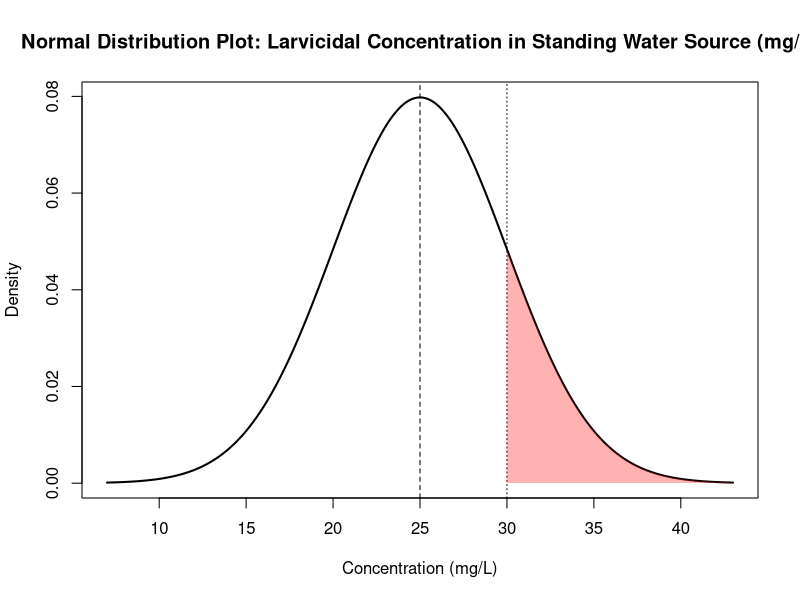
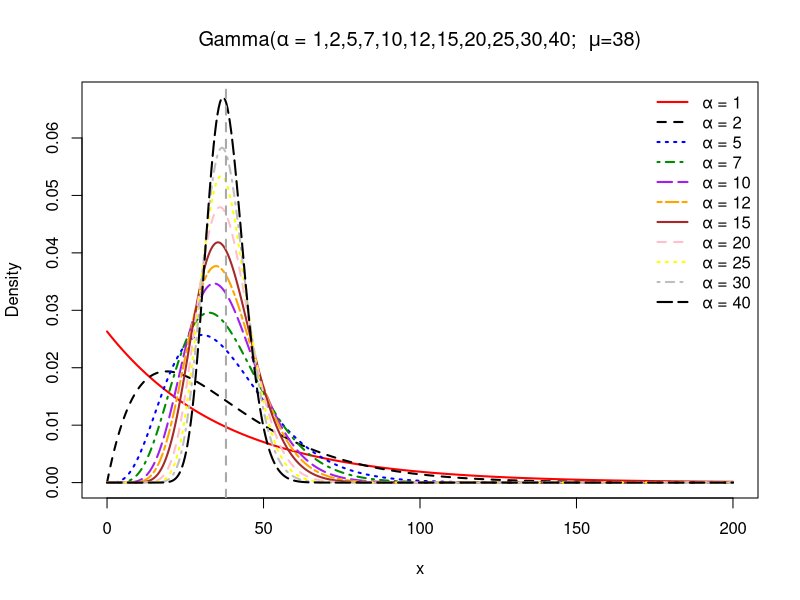
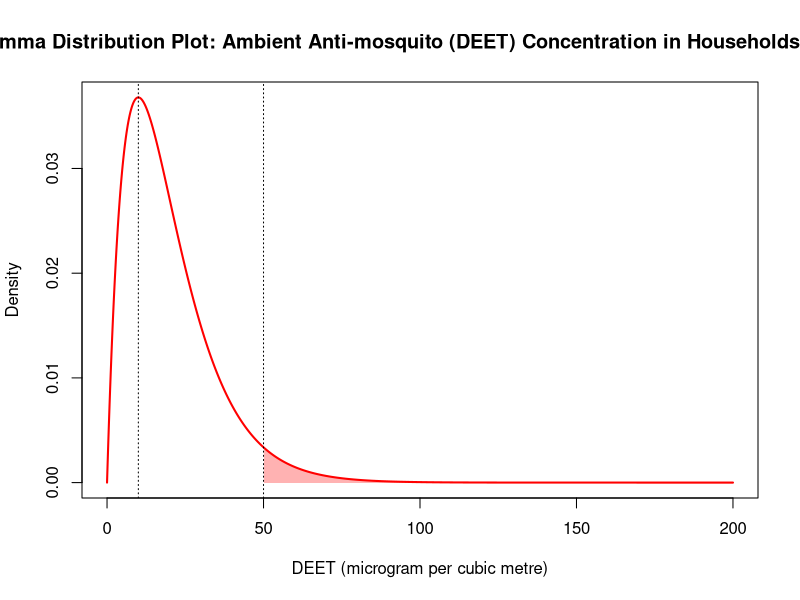
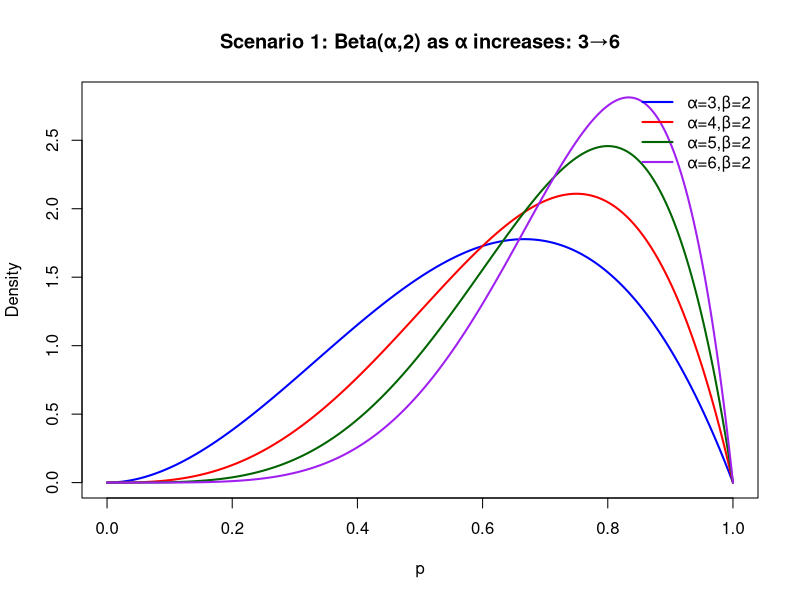
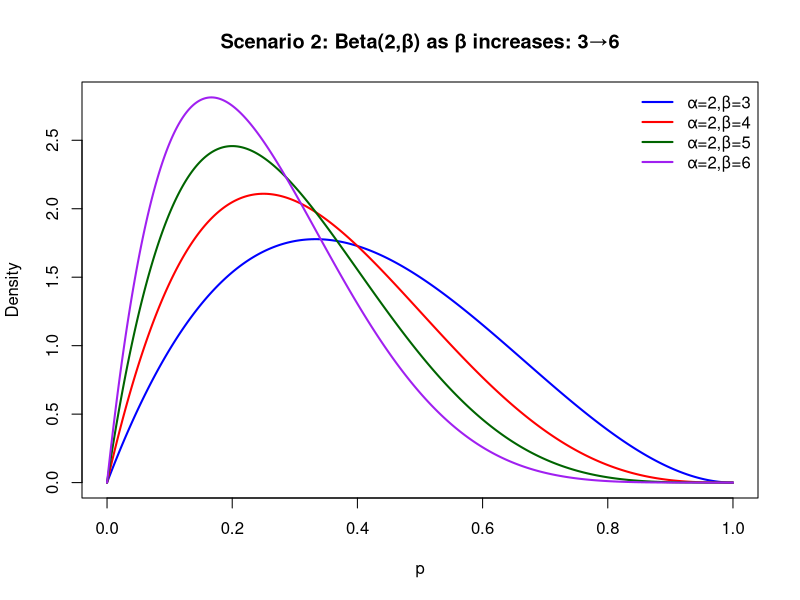
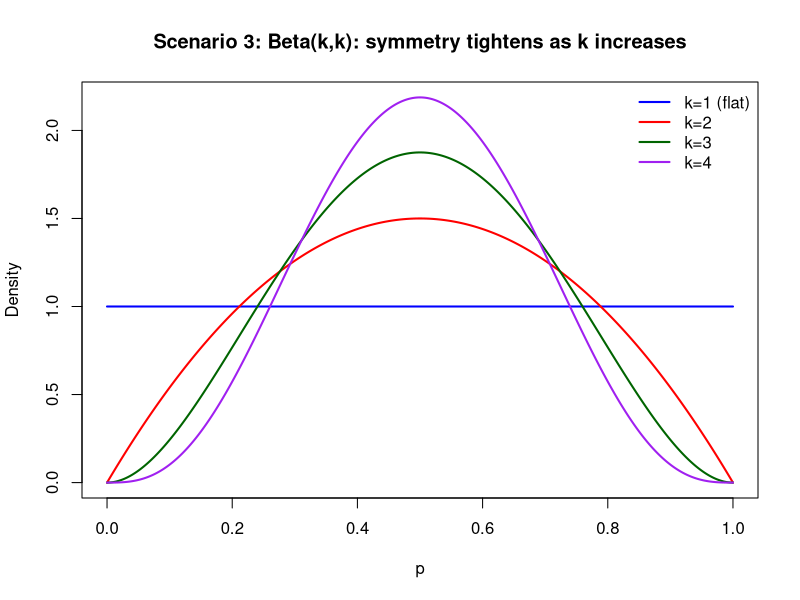
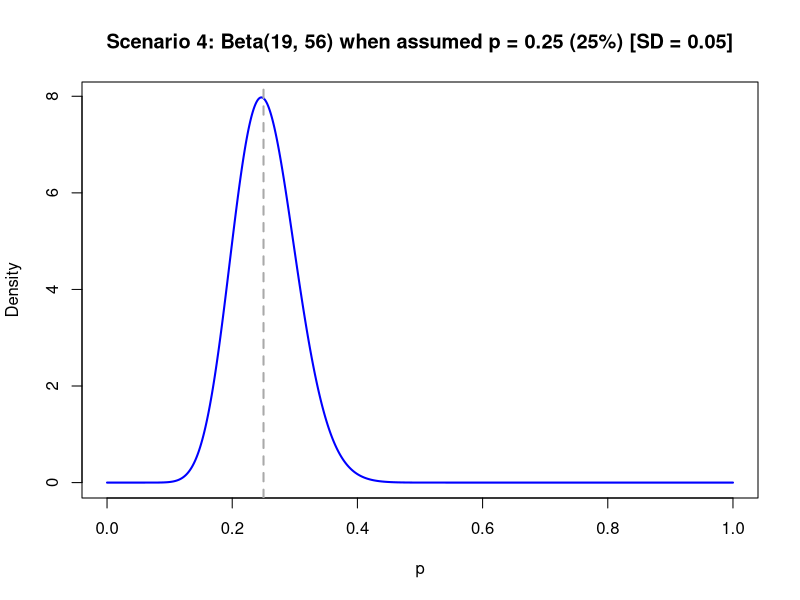
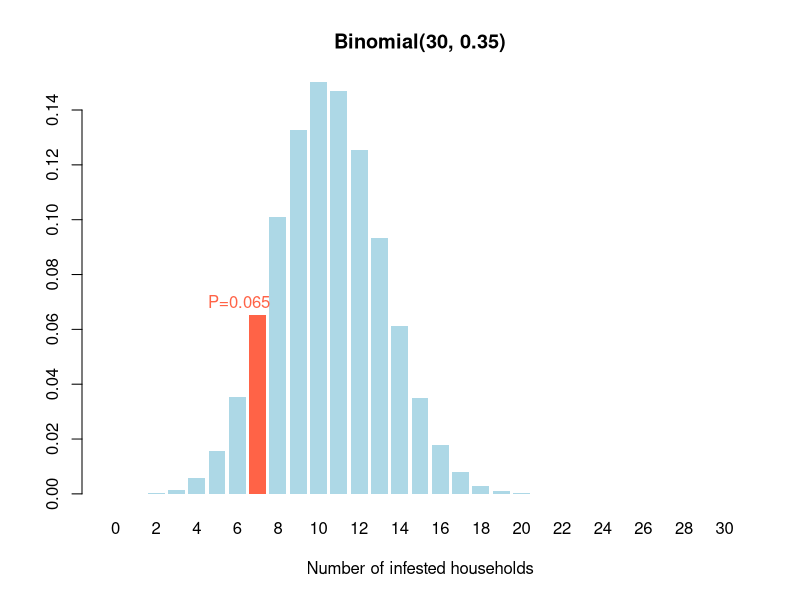

These figures' R source, in order:

# Base-R codes for slide 34
# parameters
mu  <- 25
sd  <- 5
x   <- seq(7, 43, by = 0.1)
y   <- dnorm(x, mean = mu, sd = sd)

## base-R plot
plot(x, y, type = "l", lwd = 2,
	main = "Normal Distribution Plot: Larvicidal Concentration in Standing Water Source (mg/L)",
	xlab = "Concentration (mg/L)",
	ylab = "Density")
abline(v = mu, lty = 2)            # vertical line at the mean

# shade area for BTI >= 30
x_shade <- x[x >= 30]
y_shade <- y[x >= 30]
polygon(c(x_shade, rev(x_shade)),
	c(y_shade, rep(0, length(y_shade))),
	col = rgb(1, 0, 0, alpha = 0.3), border = NA)
abline(v = 30, lty = 3)            # dashed line at the cutoff

# compute the plausibility for 30 mg/L when mu = 25 and sd = 5
dnorm(30.0, mean = 25, sd = 5)

# compute the cumulative probability for 30 mg/L when its assumed mu is 25 and sd is 5
pnorm(30.0, mean = 25, sd = 5)
# compute the exceedance probability for 30 mg/L when its assumed mu is 25 and sd is 5
1 - pnorm(30.0, mean = 25, sd = 5)


# Base-R codes for slide 35
# parameters
mean_val <- 38
shapes   <- c(1, 2, 5, 7, 10, 12, 15, 20, 25, 30, 40)
scales   <- mean_val / shapes    # θ = mean/α

# x-grid
x <- seq(0, 200, length.out = 500)

# Compute densities (one column per α)
dens_mat <- sapply(seq_along(shapes), function(i) {
	dgamma(x, shape = shapes[i], scale = scales[i])
})

# Set up empty plot with y-limits
ymax <- max(dens_mat, na.rm = TRUE)
plot(
	x, dens_mat[,1], type = "n",
	ylim = c(0, ymax),
	main = expression(paste("Gamma(", alpha, " = 1,2,5,7,10,12,15,20,25,30,40;  ", mu, "=38)")),
	xlab = "x", ylab = "Density"
)

# Colours & line‐types (one for each α)
cols <- c("red", "black", "blue", "green4", "purple", "orange", "brown", "pink", "yellow", "grey", "black")
ltys <- 1:length(shapes)

# Overlay each curve
for(i in seq_along(shapes)) {
	lines(
		x, dens_mat[,i],
		col = cols[i], lty = ltys[i], lwd = 2
	)
}

# Add vertical dashed line at the mean
abline(v = mean_val, lty = 2, col = "darkgray", lwd = 2)

# Legend
legend(
	"topright",
	legend = paste0("α = ", shapes),
	col    = cols,
	lty    = ltys,
	lwd    = 2,
	bty    = "n"
)

# Base-R code plot show on slide 36

# Set up
x <- seq(0, 200, length.out = 1000)          # x values
mu = 20
shape <- 2                                   # shape parameter < scale → skewed right
scale <- mu/shape                            # scale parameter

# Gamma PDF
y <- dgamma(x, shape = shape, scale = scale)
# estimate its median (50th percentile)
med_estimate <- qgamma(0.5, shape = shape, scale = scale)

# Plot
plot(x, y, type = "l", lwd = 2, col = "red",
	main = "Gamma Distribution Plot: Ambient Anti-mosquito (DEET) Concentration in Households (mg/L)",
	ylab = "Density", xlab = "DEET (microgram per cubic metre)")

# shade area for DEET >= 50
x_shade <- x[x >= 50]
y_shade <- y[x >= 50]
polygon(c(x_shade, rev(x_shade)),
	c(y_shade, rep(0, length(y_shade))),
	col = rgb(1, 0, 0, alpha = 0.3), border = NA)
abline(v = 50, lty = 3)                      # dashed line at the cutoff
abline(v = (2-1)*scale, lty = 3)            # dashed line at the cutoff

pgamma(50, shape = shape, scale = scale)
1 - pgamma(50, shape = shape, scale = scale)


# Codes for slides 37-40 for Beta Distribution
# Scenario 1: alpha > beta, beta = 2
x  <- seq(0, 1, length.out = 1000)
y1 <- dbeta(x, shape1 = 3, shape2 = 2)
y2 <- dbeta(x, shape1 = 4, shape2 = 2)
y3 <- dbeta(x, shape1 = 5, shape2 = 2)
y4 <- dbeta(x, shape1 = 6, shape2 = 2)
# set y–limits to accommodate the tallest curve
ylim <- c(0, max(y1, y2, y3, y4))

plot(x, y1, type = "l", lwd = 2, col = "blue", ylim = ylim,
	xlab = "p", ylab = "Density",
	main = "Scenario 1: Beta(α,2) as α increases: 3→6")
lines(x, y2, lwd = 2, col = "red")
lines(x, y3, lwd = 2, col = "darkgreen")
lines(x, y4, lwd = 2, col = "purple")
legend("topright",
	legend = c("α=3,β=2","α=4,β=2","α=5,β=2","α=6,β=2"),
	col    = c("blue","red","darkgreen","purple"),
	lwd    = 2,
	bty    = "n")

# Scenario 2: beta > alpha, alpha = 2
x  <- seq(0, 1, length.out = 1000)
y1 <- dbeta(x, shape1 = 2, shape2 = 3)
y2 <- dbeta(x, shape1 = 2, shape2 = 4)
y3 <- dbeta(x, shape1 = 2, shape2 = 5)
y4 <- dbeta(x, shape1 = 2, shape2 = 6)
ylim <- c(0, max(y1, y2, y3, y4))

plot(x, y1, type = "l", lwd = 2, col = "blue", ylim = ylim,
	xlab = "p", ylab = "Density",
	main = "Scenario 2: Beta(2,β) as β increases: 3→6")
lines(x, y2, lwd = 2, col = "red")
lines(x, y3, lwd = 2, col = "darkgreen")
lines(x, y4, lwd = 2, col = "purple")
legend("topright",
	legend = c("α=2,β=3","α=2,β=4","α=2,β=5","α=2,β=6"),
	col    = c("blue","red","darkgreen","purple"),
	lwd    = 2,
	bty    = "n")

# Scenario 3: alpha = beta
x  <- seq(0, 1, length.out = 1000)
y1 <- dbeta(x, shape1 = 1, shape2 = 1)
y2 <- dbeta(x, shape1 = 2, shape2 = 2)
y3 <- dbeta(x, shape1 = 3, shape2 = 3)
y4 <- dbeta(x, shape1 = 4, shape2 = 4)
ylim <- c(0, max(y1, y2, y3, y4))

plot(x, y1, type = "l", lwd = 2, col = "blue", ylim = ylim,
	xlab = "p", ylab = "Density",
	main = "Scenario 3: Beta(k,k): symmetry tightens as k increases")
lines(x, y2, lwd = 2, col = "red")
lines(x, y3, lwd = 2, col = "darkgreen")
lines(x, y4, lwd = 2, col = "purple")
legend("topright",
	legend = c("k=1 (flat)","k=2","k=3","k=4"),
	col    = c("blue","red","darkgreen","purple"),
	lwd    = 2,
	bty    = "n")

# scenario 4
mu = 0.25
sigma = 0.05

beta = (mu - 1) + (mu *(1-mu)^2)/(sigma^2)
alpha = (beta * mu)/(1-mu)

alpha
beta

x  <- seq(0, 1, length.out = 1000)
y <- dbeta(x, shape1 = 19, shape2 = 56)

plot(x, y, type = "l", lwd = 2, col = "blue",
	xlab = "p", ylab = "Density",
	main = "Scenario 4: Beta(19, 56) when assumed p = 0.25 (25%) [SD = 0.05]")

abline(v = mu, lty = 2, col = "darkgray", lwd = 2)

# codes for slides 41 and 42 for binomial distribution
# parameters
p <- 0.35    # assumed infestation prevalence
n <- 30      # total houses surveyed
y <- 7       # observed infested
k   <- 0:n
pmf <- dbinom(k, size = n, prob = p)

# probability of exactly y = 7
prob_y <- dbinom(y, size = n, prob = p)
cat("P(Y = 7) =", round(prob_y, 4), "\n")

# plot the PMF
barplot(pmf,
	names.arg = k,
	col       = ifelse(k == y, "tomato", "lightblue"),
	border    = NA,
	main      = "Binomial(30, 0.35)",
	xlab      = "Number of infested households",
	ylab      = "")

# annotate the highlighted bar
text(x = which(k == y),
	y = pmf[k == y] + 0.005,
	labels = paste0("P=", round(prob_y, 3)),
	col = "tomato")

# parameters
p <- 0.35    # assumed infestation prevalence
n <- 30      # total houses surveyed
y <- 7       # threshold for "at most y"

# PMF and CDF values
k        <- 0:n
pmf      <- dbinom(k, size = n, prob = p)
cum_prob <- pbinom(y, size = n, prob = p)

# print the result
#cat("P(Y <= ", y, ") =", round(cum_prob, 4), "\n", sep="")

# plot the PMF with shading for k <= y
barplot(pmf,
	names.arg = k,
	col       = ifelse(k <= y, "tomato", "lightblue"),
	border    = NA,
	main      = "Binomial(30, 0.35)",
	xlab      = "Number of infested households",
	ylab      = "")

# annotate the shaded region
#mtext(text = paste0("P(Y ≤ ", y, ") = ", round(cum_prob, 3)),
#	side = 3, line = 0.5, adj = 1, col = "tomato")